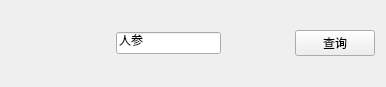
<?xml version="1.0" encoding="UTF-8"?>
<ui version="4.0">
 <class>search_Form</class>
 <widget class="QWidget" name="search_Form">
  <property name="geometry">
   <rect>
    <x>0</x>
    <y>0</y>
    <width>386</width>
    <height>87</height>
   </rect>
  </property>
  <property name="windowTitle">
   <string>Form</string>
  </property>
  <layout class="QGridLayout" name="gridLayout">
   <item row="0" column="0">
    <layout class="QHBoxLayout" name="horizontalLayout">
     <item>
      <spacer name="horizontalSpacer">
       <property name="orientation">
        <enum>Qt::Horizontal</enum>
       </property>
       <property name="sizeHint" stdset="0">
        <size>
         <width>108</width>
         <height>20</height>
        </size>
       </property>
      </spacer>
     </item>
     <item>
      <widget class="QLineEdit" name="search_name">
       <property name="text">
        <string>人参</string>
       </property>
      </widget>
     </item>
     <item>
      <widget class="QLabel" name="label">
       <property name="text">
        <string/>
       </property>
      </widget>
     </item>
     <item>
      <spacer name="horizontalSpacer_2">
       <property name="orientation">
        <enum>Qt::Horizontal</enum>
       </property>
       <property name="sizeHint" stdset="0">
        <size>
         <width>58</width>
         <height>20</height>
        </size>
       </property>
      </spacer>
     </item>
     <item>
      <widget class="QPushButton" name="pushButton">
       <property name="text">
        <string>查询</string>
       </property>
      </widget>
     </item>
    </layout>
   </item>
  </layout>
 </widget>
 <resources/>
 <connections/>
</ui>
